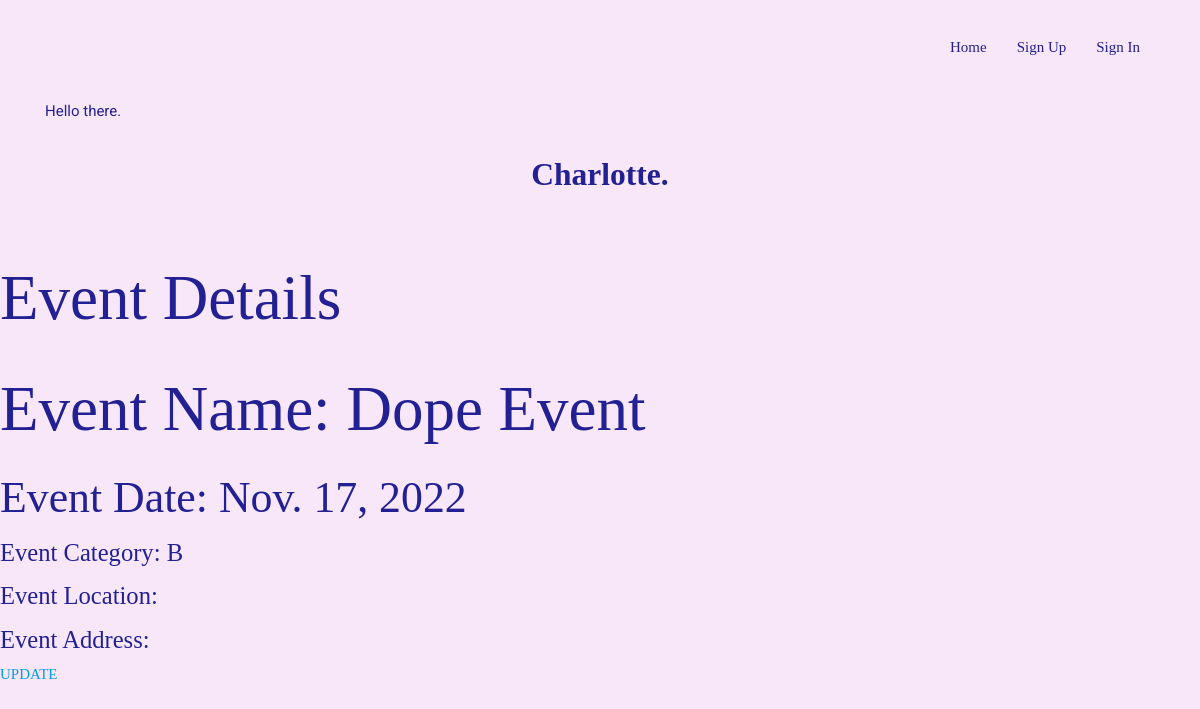
The app's page /events/1/ with its own data.
### main_app/models.py (models this page shows, shortened)
class Event(models.Model):
    name = models.CharField(max_length=50)
    date = models.DateField('Event Date')
    category = models.CharField(max_length=1, choices=CATEGORIES, default=CATEGORIES[0][0])
    location = models.CharField(max_length=50)
    address = models.CharField(max_length=50)

### main_app/views.py (the view)
# urls.py: path('events/<int:event_id>/', views.event_detail, name="detail"),
def event_detail(request, event_id):
    event = Event.objects.get(id = event_id)
    return render(request, 'events/detail.html', { 'event': event })

### main_app/templates/events/detail.html
{% extends 'base.html' %} {% block content %}
<h1>Event Details</h1>
<h1>Event Name: {{event.name}}</h1>
<h3>Event Date: {{event.date}}</h3>
<h5>Event Category: {{event.category}}</h3>
<h5>Event Location: {{event.location}}</h3>
<h5>Event Address: {{event.address}}</h5>
<a href="update/">UPDATE</a>
{% endblock %}

### main_app/static/css/style.css (style rules this page uses)
html { font-family: Merriweather; color: #222093; }
body { background-color: #f8e7f8; }
::placeholder { color: #1f1f7c; opacity: 0.5; }

### records on screen
Event: name "Dope Event", date "Nov. 17, 2022", category "B"
